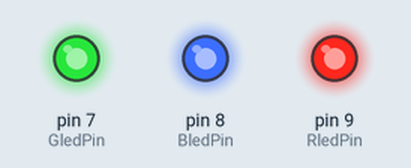
Simulated run of this sketch. Board: Arduino Uno, built with avr-gcc and run on an emulated ATmega328P. Parts: output pins drawn as LEDs (lit = HIGH).

Above: at 0.1 s.
Timing chart, 0 to 1.6 s (numbered marks = the images above):
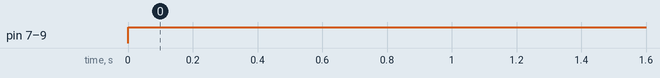

Measured:
- by itself, pin 7 (GledPin), pin 8 (BledPin), pin 9 (RledPin): LOW → HIGH at 0.00 s

The sketch:

Arduino1.ino
```cpp
int RledPin = 9;
int BledPin = 8;
int GledPin = 7;

void setup() {
  // put your setup code here, to run once:
  pinMode(RledPin,OUTPUT);
  pinMode(GledPin,OUTPUT);
  pinMode(BledPin,OUTPUT);
}

void loop() {
  // put your main code here, to run repeatedly:
  digitalWrite(RledPin,HIGH);
  digitalWrite(GledPin,HIGH);
  digitalWrite(BledPin,HIGH);
}
```
